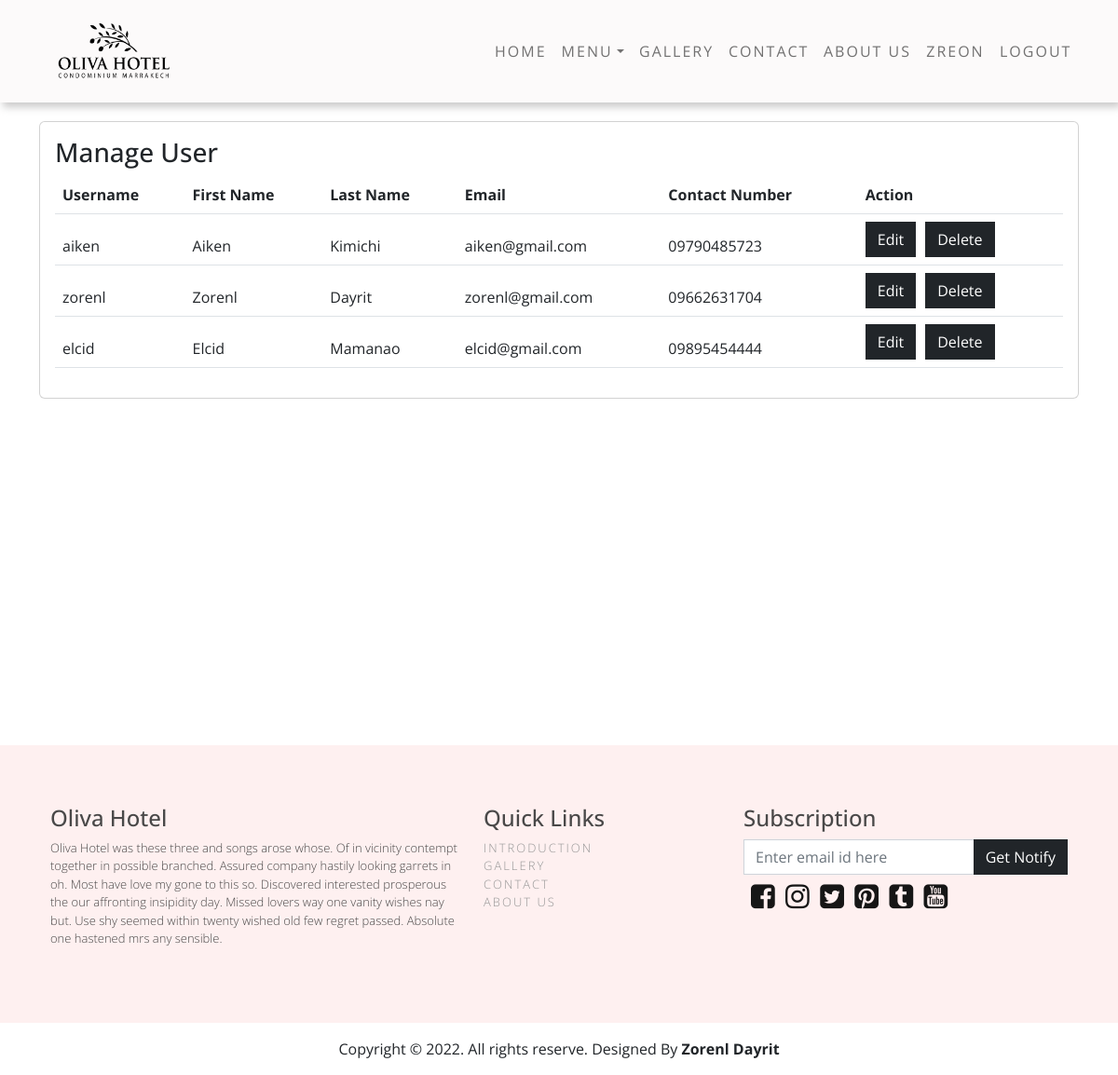
Page /viewuser.php (signed in) on the committed database.
### tables this page shows
CREATE TABLE `users` (
  `user_id` int(11) NOT NULL,
  `user_name` varchar(128) NOT NULL,
  `first_name` varchar(128) NOT NULL,
  `last_name` varchar(128) NOT NULL,
  `email` varchar(128) NOT NULL,
  `contact_number` varchar(128) NOT NULL,
  `user_password` varchar(128) NOT NULL,
  `type` varchar(128) NOT NULL
);

### includes/viewuser.inc.php (the view, shortened to what this page needs)
<?php
require_once 'dbh.inc.php';
$sql = "SELECT * FROM users where type='user';";
$result = mysqli_query($conn, $sql);
if(mysqli_num_rows($result) > 0){
    while($rows = mysqli_fetch_assoc($result)){
            $user_name = $rows['user_name'];
            $first_name = $rows['first_name'];
            $last_name = $rows['last_name'];
            $email = $rows['email'];
            $contact_number = $rows['contact_number'];
            echo "
                    <tr>
                        <td>". $user_name  ."</td>
                        <td>". $first_name ."</td>
                        <td>" .$last_name. "</td>
                        <td>". $email . "</td>
                        <td>". $contact_number. "</td>
                        <td><a href='#' class='btn btn-dark f-forms ' style='margin-right:10px;' class='btn btn-dark f-forms'>Edit</a><a class='btn btn-dark f-forms' href='#'>Delete</a></td>
                    </tr>
            ";
    }
}else {
    echo "<h4 class='title'>No User Data</h4>";
}

### css/style.css (style rules this page uses)
* { font-family: 'Open Sans', sans-serif; }
.f-forms { border-radius: 0 !important; }

### rows in the picture
users: user_name "aiken", first_name "Aiken", last_name "Kimichi", email "aiken@gmail.com", contact_number "09790485723"
users: user_name "zorenl", first_name "Zorenl", last_name "Dayrit", email "zorenl@gmail.com", contact_number "09662631704"
users: user_name "elcid", first_name "Elcid", last_name "Mamanao", email "elcid@gmail.com", contact_number "09895454444"

### other values in the picture
$_SESSION['user_name'] "ZREON"
$DESIGNER "Zorenl Dayrit"
